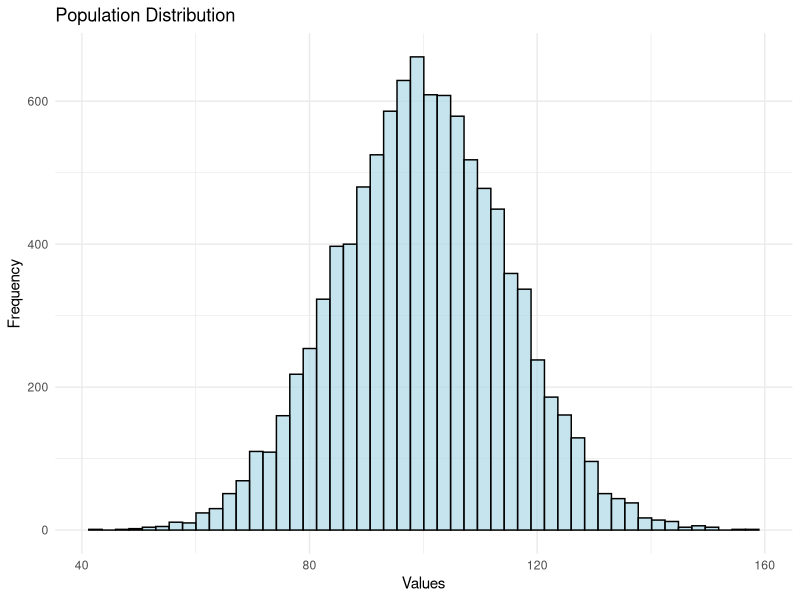
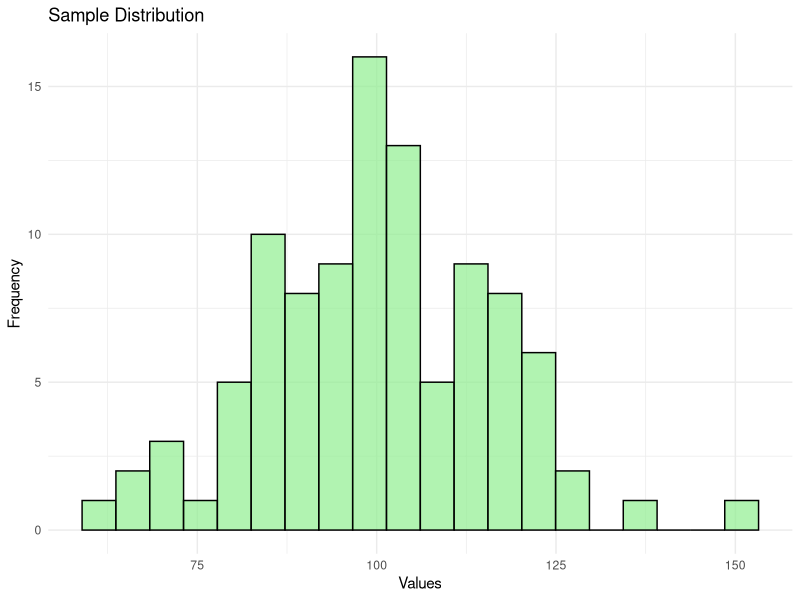
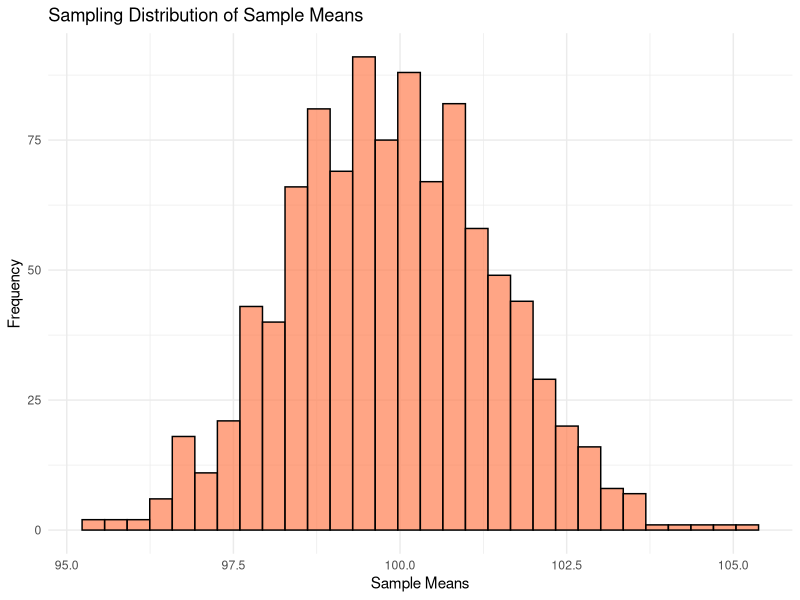
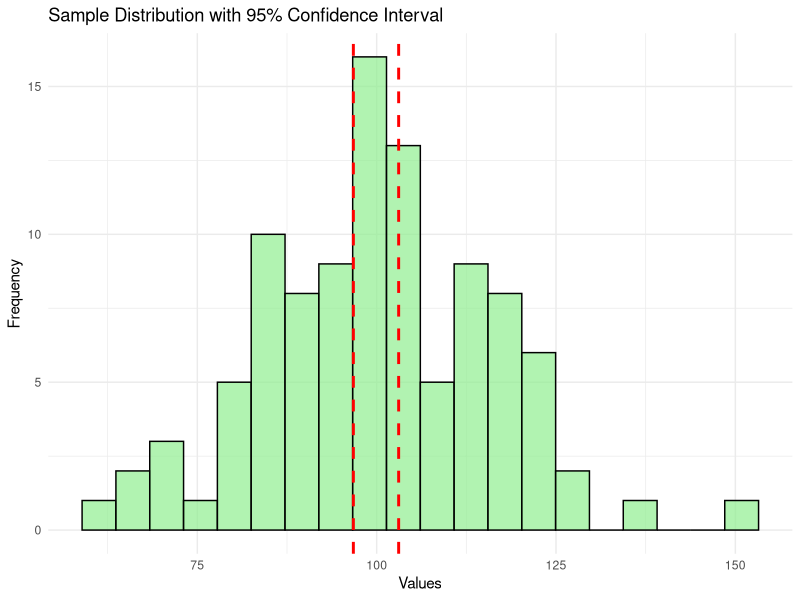

Write R code to recreate these figures, in order.

# Load necessary libraries
library(ggplot2)
library(dplyr)

# Lesson 1: Statistical Inference
# --------------------------------
# Explanation: Making conclusions about a population based on information from a sample.

# Generate a population (normally distributed data) for illustration
set.seed(123)
population <- rnorm(10000, mean = 100, sd = 15)  # Population with mean 100 and SD 15

# Take a random sample from the population
sample_data <- sample(population, 100)

# Plotting the population and sample distribution
population_plot <- ggplot(data = data.frame(population), aes(x = population)) +
  geom_histogram(bins = 50, fill = "lightblue", color = "black", alpha = 0.7) +
  ggtitle("Population Distribution") + 
  xlab("Values") + ylab("Frequency") + theme_minimal()

sample_plot <- ggplot(data = data.frame(sample_data), aes(x = sample_data)) +
  geom_histogram(bins = 20, fill = "lightgreen", color = "black", alpha = 0.7) +
  ggtitle("Sample Distribution") + 
  xlab("Values") + ylab("Frequency") + theme_minimal()

# Display the plots
print(population_plot)
print(sample_plot)

# Lesson 2: Point Estimate
# --------------------------------
# Mean of the sample as a point estimate of population mean
sample_mean <- mean(sample_data)
population_mean <- mean(population)

cat("Sample Mean (Point Estimate): ", sample_mean, "\n")
cat("Population Mean: ", population_mean, "\n")

# Lesson 3: Sampling Distribution and Central Limit Theorem
# --------------------------------
# Simulating sampling distribution of the sample mean
sample_means <- replicate(1000, mean(sample(sample_data, 50)))

# Plot the sampling distribution
sampling_dist_plot <- ggplot(data = data.frame(sample_means), aes(x = sample_means)) +
  geom_histogram(bins = 30, fill = "coral", color = "black", alpha = 0.7) +
  ggtitle("Sampling Distribution of Sample Means") +
  xlab("Sample Means") + ylab("Frequency") + theme_minimal()

# Display the sampling distribution plot
print(sampling_dist_plot)

# Lesson 4: Standard Error
# --------------------------------
# Function to calculate Standard Error
SE <- function(x) {
  return(sd(x) / sqrt(length(x)))
}

sample_se <- SE(sample_data)
cat("Standard Error of the Sample Mean: ", sample_se, "\n")

# Lesson 5: Confidence Interval
# --------------------------------
# Calculate 95% confidence interval for the sample mean
z_score <- 1.96  # For 95% confidence
margin_of_error <- z_score * sample_se
conf_interval <- c(sample_mean - margin_of_error, sample_mean + margin_of_error)

cat("95% Confidence Interval for the Sample Mean: [", conf_interval[1], ", ", conf_interval[2], "]\n")

# Visualizing Confidence Interval
ci_plot <- ggplot(data = data.frame(sample_data), aes(x = sample_data)) +
  geom_histogram(bins = 20, fill = "lightgreen", color = "black", alpha = 0.7) +
  geom_vline(xintercept = conf_interval, color = "red", linetype = "dashed", size = 1) +
  ggtitle("Sample Distribution with 95% Confidence Interval") +
  xlab("Values") + ylab("Frequency") + theme_minimal()

# Display the confidence interval plot
print(ci_plot)

